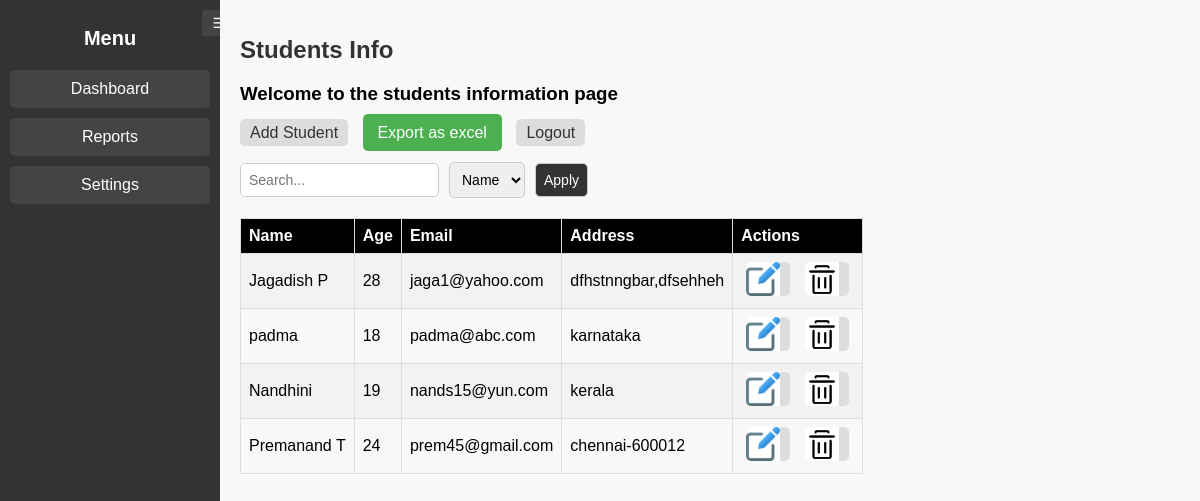
The app's page /students/ (signed in) with its own data.
### studentsDB/models.py (models this page shows)
class Student(models.Model):
    name = models.CharField(max_length=100)
    age = models.IntegerField()
    email = models.EmailField()
    address = models.TextField()

### studentsDB/views.py (the view)
# urls.py: path('students/', views.student_list, name='student_list'),
def student_list(request):
    if not request.user.is_authenticated:
        return redirect('login')
    students = Student.objects.all()
    query = request.GET.get('query', '')
    sort_by = request.GET.get('sort_by', 'id')
    if query:
        students = students.filter(name__icontains=query)
    students = students.order_by(sort_by)
    context = {
        'students': students,
    }
    return render(request, 'studentsDB/student_list.html', context)

### studentsDB/templates/studentsDB/student_list.html (shortened to what this page needs)
<!DOCTYPE html>
<html>
<head>
    {% load static %}
    <link rel="stylesheet" href="{% static 'studentsDB/mainpage.css' %}">
</head>
<body>
    <div class="collapsible-panel" id="sidebar">
        <button id="toggleSidebar" class="toggle-btn">☰</button>
        <h2>Menu</h2>
        <ul>
            <li>Dashboard</li>
            <li>Reports</li>
            <li>Settings</li>
        </ul>
    </div>
    <div class="content" id="content">
        <h1>Students Info</h1>
        <h3>Welcome to the students information page</h3>
        <a href="{% url 'add_student' %}">Add Student</a>
        <a href="{% url 'export_students' %}" class="export-excel">Export as excel</a>
        <a href="{% url 'logout' %}">Logout</a>
        <form method="get">
            <input type="text" name="query" placeholder="Search...">
            <select name="sort_by">
                <option value="name">Name</option>
            </select>
            <button type="submit">Apply</button>
        </form>
        <table>
            <tr>
                <th>Name</th>
                <th>Age</th>
                <th>Email</th>
                <th>Address</th>
                <th>Actions</th>
            </tr>
            {% for student in students %}
            <tr>
                <td>{{ student.name }}</td>
                <td>{{ student.age }}</td>
                <td>{{ student.email }}</td>
                <td>{{ student.address }}</td>
                <td>
                    <div class="action-icons">
                        <a href="{% url 'edit_student' student.id %}" class="edit"></a>
                        <a href="{% url 'delete_student' student.id %}" class="delete"></a>
                    </div>
                </td>
            </tr>
            {% endfor %}
        </table>
    </div>
</body>
</html>

### studentsDB/static/studentsDB/mainpage.css (style rules this page uses)
body { font-family: Arial, sans-serif; margin: 0; padding: 0; display: flex; background-color: #f8f8f8; }
.collapsible-panel { width: 200px; background-color: #333; color: white; padding: 10px; height: 100vh; position: fixed; overflow-y: auto; }
.collapsible-panel h2 { text-align: center; font-size: 20px; margin-bottom: 20px; }
.collapsible-panel ul { list-style: none; padding: 0; }
.collapsible-panel ul li { margin: 10px 0; padding: 10px; background-color: #444; text-align: center; cursor: pointer; border-radius: 5px; }
.content { margin-left: 220px; padding: 20px; }
h1 { font-size: 24px; color: #333; }
table { width: 100%; border-collapse: collapse; margin-top: 20px; }
th, td { border: 1px solid #ddd; text-align: left; padding: 8px; }
th { background-color: #000; color: white; }
tr:nth-child(even) { background-color: #f2f2f2; }
.action-icons a { text-decoration: none; margin: 0 5px; padding: 5px 10px; border-radius: 5px; }
.action-icons .edit { background-image: url('/static/icons/edit-icon.png'); width: 24px; height: 24px; display: inline-block; background-size: contain; background-repeat: no-repeat; }
.action-icons .delete { background-image: url('/static/icons/delete-icon.png'); width: 24px; height: 24px; display: inline-block; background-size: contain; background-repeat: no-repeat; }
form { margin-top: 20px; display: flex; gap: 10px; align-items: center; }
input, select, button { padding: 8px; font-size: 14px; border: 1px solid #ccc; border-radius: 5px; }
button { background-color: #333; color: white; cursor: pointer; }
a { margin-right: 10px; text-decoration: none; color: #333; background-color: #ddd; padding: 5px 10px; border-radius: 5px; }
.collapsible-panel { width: 200px; background-color: #333; color: white; padding: 10px; height: 100vh; position: fixed; overflow-y: auto; transition: width 0.3s; }
.toggle-btn { position: absolute; top: 10px; right: -15px; background: #444; color: white; border: none; padding: 5px 10px; cursor: pointer; border-radius: 3px; }
.content { margin-left: 220px; padding: 20px; transition: margin-left 0.3s; }
.export-excel { color: #ffffff; background-color: #4CAF50; padding: 10px 15px; border-radius: 5px; text-decoration: none; }

### records on screen
Student: name "Jagadish P", age "28", email "jaga1@yahoo.com", address "dfhstnngbar,dfsehheh"
Student: name "padma", age "18", email "padma@abc.com", address "karnataka"
Student: name "Nandhini", age "19", email "nands15@yun.com", address "kerala"
Student: name "Premanand T", age "24", email "prem45@gmail.com", address "chennai-600012"
